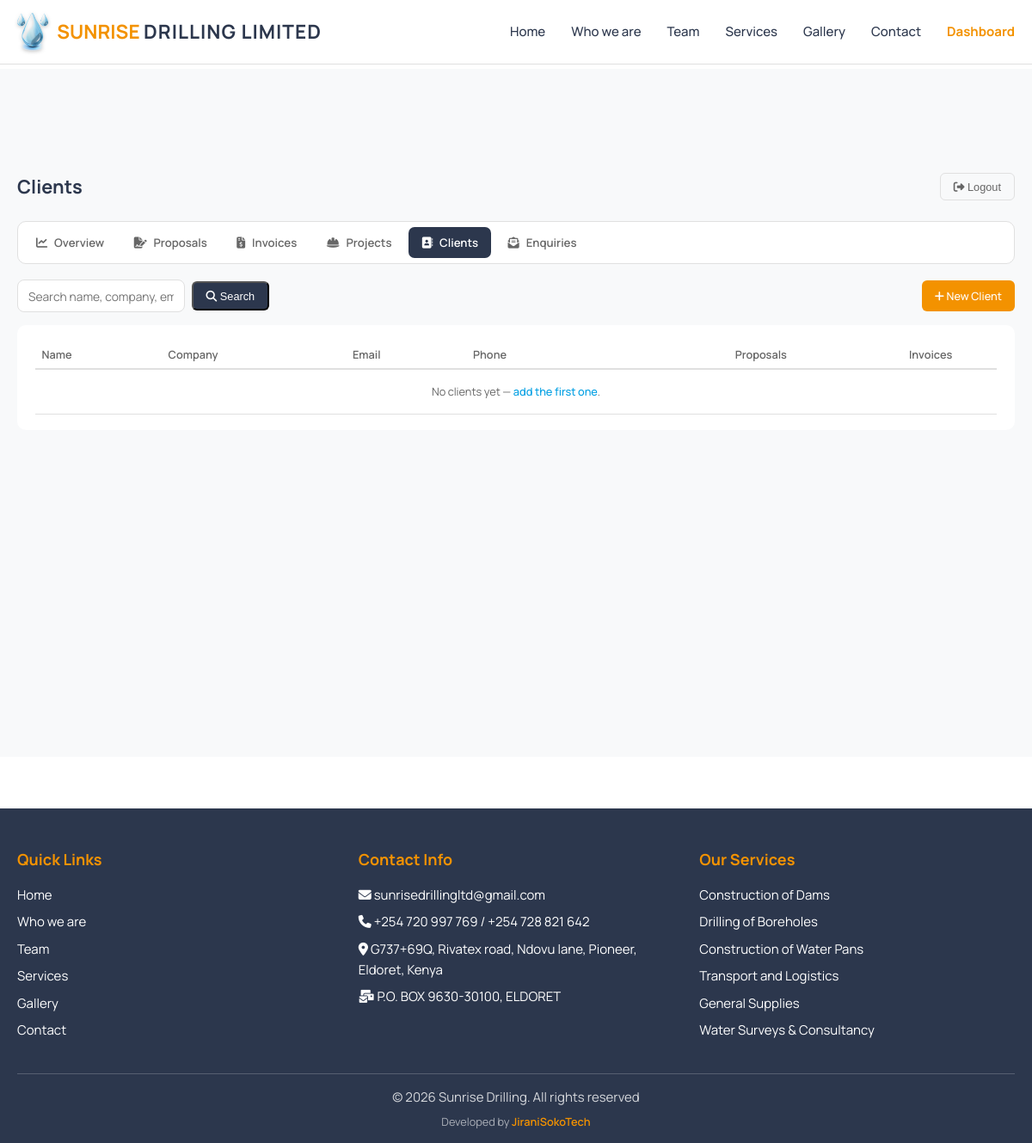
The page /dashboard/clients/ (signed in) on the database its author committed.
### main/models.py (models this page shows, shortened)
class SingletonModel(models.Model):
    class Meta:
        abstract = True
    @classmethod
    def load(cls):
        obj, _ = cls.objects.get_or_create(pk=1)
        return obj

class SiteSettings(SingletonModel):
    email = models.EmailField(default="sunrisedrillingltd@gmail.com")
    phone_primary = models.CharField(max_length=30, default="+254 720 997 769")
    phone_secondary = models.CharField(max_length=30, blank=True, default="+254 728 821 642")
    physical_address = models.CharField(
        max_length=255, default="G737+69Q, Rivatex road, Ndovu lane, Pioneer, Eldoret, Kenya")
    postal_address = models.CharField(max_length=255, default="P.O. BOX 9630-30100, ELDORET")
    website = models.CharField(max_length=100, default="www.sunrisedrillingltd.com")
    business_hours = models.TextField(
        default=("Monday - Friday: 8:00 AM - 6:00 PM\nSaturday: 9:00 AM - 4:00 PM\n"
                 "Sunday: Emergency services only\nEmergency: 24/7 Available"),
        help_text="One line per entry; shown on the contact page")
    map_embed_url = models.TextField(
        blank=True, help_text="Google Maps embed URL for the contact page map")
    map_title = models.CharField(max_length=200, default="Sunrise Drilling Ltd Headquarters")
    map_address = models.TextField(
        default="G737+69Q, Rivatex road, Ndovu lane, Pioneer\nEldoret, Uasin Gishu County, Kenya")
    facebook_url = models.URLField(blank=True)
    instagram_url = models.URLField(blank=True)
    twitter_url = models.URLField(blank=True)
    tiktok_url = models.URLField(blank=True)
    copyright_text = models.CharField(max_length=200,
                                      default="Sunrise Drilling. All rights reserved")
    class Meta:
        verbose_name = "Site Settings"
        verbose_name_plural = "Site Settings"

class Service(models.Model):
    title = models.CharField(max_length=200)
    description = models.TextField()
    image = models.ImageField(upload_to='services/images/', blank=True, null=True)
    features = models.TextField(help_text="Enter features as a comma-separated list")
    primary_cta_text = models.CharField(max_length=50, default="Get Quote")
    primary_cta_url = models.CharField(max_length=200, default="main:contact")
    secondary_cta_text = models.CharField(max_length=50, default="View Projects")
    secondary_cta_url = models.CharField(max_length=200, default="main:gallery")
    order = models.PositiveIntegerField(default=0)
    class Meta:
        verbose_name = "Service"
        verbose_name_plural = "Services"
        ordering = ['order']

### business/views.py (the view)
# urls.py: path('clients/', views.client_list, name='client_list'),
@staff_member_required(login_url='business:login')
def client_list(request):
    qs = Client.objects.all()
    q = request.GET.get('q', '').strip()
    if q:
        qs = qs.filter(Q(name__icontains=q) | Q(company__icontains=q) |
                       Q(email__icontains=q) | Q(phone__icontains=q))
    return render(request, 'business/client_list.html', {
        'clients': qs[:200], 'q': q, 'active_tab': 'clients',
    })

### main/context_processors.py (called while the page is built)
def site_content(request):
    return {
        'site_settings': SiteSettings.load(),
        'footer_services': Service.objects.all()[:6],
    }

### templates/business/client_list.html (shortened to what this page needs)
{% extends 'base.html' %}
{% load static %}
{% block extra_css %}
<link rel="stylesheet" href="{% static 'css/dashboard.css' %}">
{% endblock %}
{% block content %}
<section class="dash">
    <div class="container">
        {% include 'business/_dashnav.html' with page_title="Clients" %}
        <div class="dash-toolbar">
            <form method="get" class="dash-filter">
                <input type="text" name="q" value="{{ q }}" class="dash-input" placeholder="Search name, company, email or phone…">
                <button type="submit" class="btn-admin"><i class="fas fa-search"></i> Search</button>
            </form>
            <a href="{% url 'business:client_create' %}" class="btn-admin btn-new"><i class="fas fa-plus"></i> New Client</a>
        </div>
        <div class="panel">
            <table>
                <tr><th>Name</th><th>Company</th><th>Email</th><th>Phone</th><th class="num">Proposals</th><th class="num">Invoices</th><th></th></tr>
                {% for c in clients %}
                <tr>
                    <td><a href="{% url 'business:client_edit' c.pk %}">{{ c.name }}</a></td>
                    <td>{{ c.company|default:"–" }}</td>
                    <td>{{ c.email }}</td>
                    <td>{{ c.phone|default:"–" }}</td>
                    <td class="num">{{ c.proposals.count }}</td>
                    <td class="num">{{ c.invoices.count }}</td>
                    <td class="row-actions"><a class="btn-mini" href="{% url 'business:client_edit' c.pk %}" title="Edit"><i class="fas fa-pen"></i></a></td>
                </tr>
                {% empty %}
                <tr><td colspan="7" class="empty">No clients yet — <a href="{% url 'business:client_create' %}">add the first one</a>.</td></tr>
                {% endfor %}
            </table>
        </div>
    </div>
</section>
{% endblock %}

### templates/base.html (shortened to what this page needs)
{% load static %}
<!DOCTYPE html>
<html lang="en">
<head>
    <link rel="stylesheet" href="https://cdnjs.cloudflare.com/ajax/libs/font-awesome/6.4.0/css/all.min.css">
    {% block extra_css %}{% endblock %}
</head>
<body>
    <header class="header">
        <div class="container">
            <div class="header-content">
                <a href="{% url 'main:home' %}" class="logo">
                    <img src="{% static 'images/logo-drop-sm.png' %}" alt="Sunrise Drilling Limited logo">
                    <span class="logo-text"><span class="logo-sunrise">SUNRISE</span> <span class="logo-rest">DRILLING LIMITED</span></span>
                </a>
                <nav>
                    <ul class="nav-menu" id="navMenu">
                        <li><a href="{% url 'main:home' %}">Home</a></li>
                        <li><a href="{% url 'main:about' %}">Who we are</a></li>
                        <li><a href="{% url 'main:team' %}">Team</a></li>
                        <li><a href="{% url 'main:services' %}">Services</a></li>
                        <li><a href="{% url 'main:gallery' %}">Gallery</a></li>
                        <li><a href="{% url 'main:contact' %}">Contact</a></li>
                        {% if user.is_staff %}
                        <li><a href="{% url 'business:dashboard' %}" style="color: var(--primary-orange); font-weight: 700;">Dashboard</a></li>
                        {% endif %}
                    </ul>
                </nav>
            </div>
        </div>
    </header>
    <main class="main-content">
        {% block content %}{% endblock %}
    </main>
    <footer class="footer">
        <div class="container">
            <div class="footer-content">
                <div class="footer-section">
                    <h3>Quick Links</h3>
                    <a href="{% url 'main:home' %}">Home</a>
                    <a href="{% url 'main:about' %}">Who we are</a>
                    <a href="{% url 'main:team' %}">Team</a>
                    <a href="{% url 'main:services' %}">Services</a>
                    <a href="{% url 'main:gallery' %}">Gallery</a>
                    <a href="{% url 'main:contact' %}">Contact</a>
                </div>
                <div class="footer-section">
                    <h3>Contact Info</h3>
                    <p><i class="fas fa-envelope"></i> {{ site_settings.email }}</p>
                    <p><i class="fas fa-phone"></i> {{ site_settings.phone_primary }}{% if site_settings.phone_secondary %} / {{ site_settings.phone_secondary }}{% endif %}</p>
                    <p><i class="fas fa-map-marker-alt"></i> {{ site_settings.physical_address }}</p>
                    <p><i class="fas fa-mail-bulk"></i> {{ site_settings.postal_address }}</p>
                </div>
                <div class="footer-section">
                    <h3>Our Services</h3>
                    {% for service in footer_services %}
                    <p>{{ service.title }}</p>
                    {% endfor %}
                </div>
            </div>
            <div class="footer-bottom">
                <p>&copy; {% now "Y" %} {{ site_settings.copyright_text }}</p>
                <p class="footer-credit">Developed by
                    <a href="https://jiranisokotech.co.ke" target="_blank" rel="noopener">JiraniSokoTech</a>
                </p>
            </div>
        </div>
    </footer>
</body>
</html>

### static/css/dashboard.css (style rules this page uses)
.dash { padding: 120px 0 60px; background: var(--light-gray); min-height: 100vh; }
.btn-admin { background: var(--brand-navy); color: var(--white); padding: 0.5rem 1rem; border-radius: 6px; text-decoration: none; font-size: 0.85rem; font-weight: 500; }
.panel { background: var(--white); border-radius: 10px; padding: 1.2rem 1.4rem; box-shadow: var(--shadow); overflow-x: auto; }
.panel table { width: 100%; border-collapse: collapse; font-size: 0.85rem; }
.panel th { text-align: left; color: var(--text-light); font-weight: 600; padding: 0.4rem 0.5rem; border-bottom: 2px solid var(--border-color); }
.panel td { padding: 0.45rem 0.5rem; border-bottom: 1px solid var(--border-color); vertical-align: middle; }
.panel a { color: var(--primary-blue); text-decoration: none; font-weight: 500; }
.panel .num { text-align: right; font-variant-numeric: tabular-nums; }
.panel .empty { color: var(--text-light); text-align: center; padding: 1rem; }
.dash-toolbar { display: flex; justify-content: space-between; align-items: center; flex-wrap: wrap; gap: 0.8rem; margin-bottom: 1rem; }
.dash-filter { display: flex; gap: 0.5rem; flex-wrap: wrap; align-items: center; }
.btn-new { background: var(--primary-orange); }
.dash-input { padding: 0.55rem 0.8rem; border: 1px solid var(--border-color); border-radius: 8px; font-size: 0.92rem; font-family: inherit; background: var(--white); color: var(--text-dark); box-sizing: border-box; max-width: 100%; }

### templates/base.html (style rules this page uses)
:root { --primary-blue: #009FE3; --primary-orange: #F39200; --brand-navy: #2C374D; --brand-blue-deep: #0077B6; --text-dark: #1a1a1a; --text-light: #666666; --white: #ffffff; --light-gray: #f8f9fa; --border-color: #e0e0e0; }
* { margin: 0; padding: 0; box-sizing: border-box; }
html { font-size: 15px; }
body { font-family: 'Manrope', sans-serif; line-height: 1.6; color: var(--text-dark); background-color: var(--white); }
.container { max-width: 1200px; margin: 0 auto; padding: 0 20px; }
.header { background: var(--white); border-bottom: 1px solid var(--border-color); padding: 1rem 0; position: fixed; top: 0; left: 0; right: 0; z-index: 1000; }
.header-content { display: flex; justify-content: space-between; align-items: center; }
.logo { display: flex; align-items: center; color: var(--brand-navy); text-decoration: none; font-weight: 700; font-size: 1.5rem; }
.logo img { height: 44px; width: auto; margin-right: 10px; filter: drop-shadow(0 1px 2px rgba(0,0,0,0.25)); }
.logo-sunrise { color: var(--primary-orange); }
.logo-rest { color: var(--brand-navy); font-weight: 700; letter-spacing: 1px; }
.nav-menu { display: flex; list-style: none; gap: 2rem; }
.nav-menu a { color: var(--brand-navy); text-decoration: none; font-weight: 500; transition: color 0.3s ease; position: relative; }
.nav-menu a::after { content: ''; position: absolute; bottom: -5px; left: 0; width: 0; height: 2px; background: var(--primary-orange); transition: width 0.3s ease; }
.main-content { margin-top: 80px; min-height: calc(100vh - 80px); }
.footer { background: var(--brand-navy); color: var(--white); padding: 3rem 0 1rem; margin-top: 4rem; }
.footer-content { display: grid; grid-template-columns: repeat(auto-fit, minmax(250px, 1fr)); gap: 2rem; margin-bottom: 2rem; }
.footer-section h3 { color: var(--primary-orange); margin-bottom: 1rem; font-size: 1.2rem; }
.footer-section p, .footer-section a { color: var(--white); text-decoration: none; margin-bottom: 0.5rem; display: block; transition: color 0.3s ease; }
.footer-bottom { border-top: 1px solid rgba(255,255,255,0.2); padding-top: 1rem; text-align: center; color: rgba(255,255,255,0.8); }
.footer-credit { margin-top: 0.4rem; font-size: 0.85rem; color: rgba(255,255,255,0.6); }
.footer-credit a { color: var(--primary-orange); text-decoration: none; font-weight: 600; }

### rows shown on the page
SiteSettings: email "sunrisedrillingltd@gmail.com", phone_primary "+254 720 997 769", phone_secondary "+254 728 821 642", physical_address "G737+69Q, Rivatex road, Ndovu lane, Pioneer, Eldoret, Kenya", postal_address "P.O. BOX 9630-30100, ELDORET", copyright_text "Sunrise Drilling. All rights reserved"
Service: title "Construction of Dams"
Service: title "Drilling of Boreholes"
Service: title "Construction of Water Pans"
Service: title "Transport and Logistics"
Service: title "General Supplies"
Service: title "Water Surveys & Consultancy"

### other values the page prints
{{ page_title|default:"Staff Dashboard" }} "Clients"
